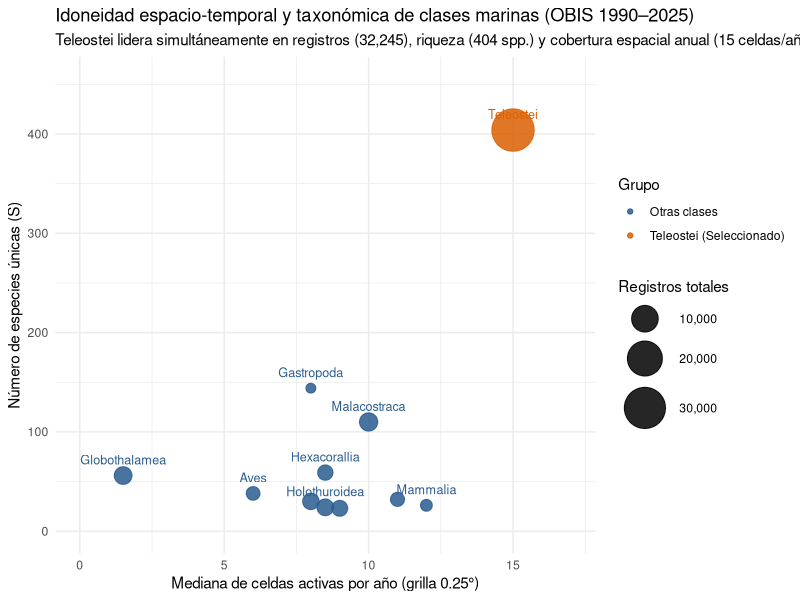
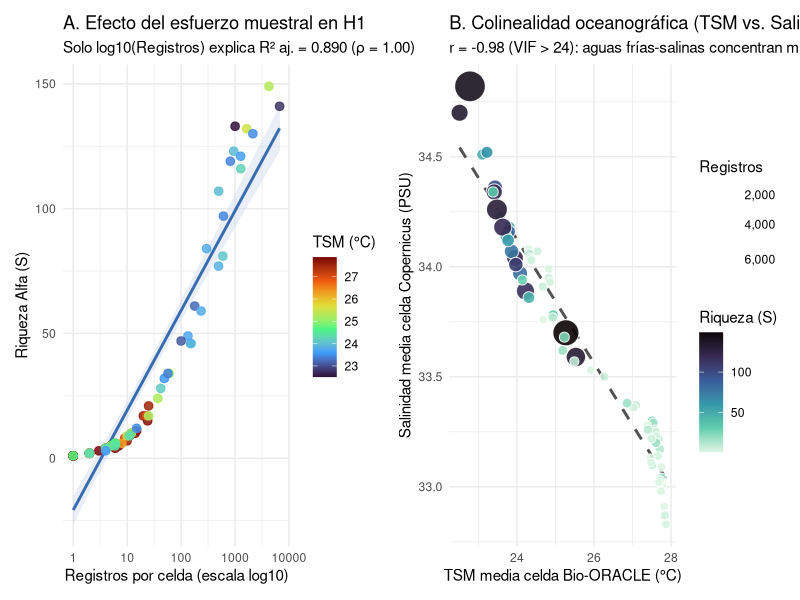
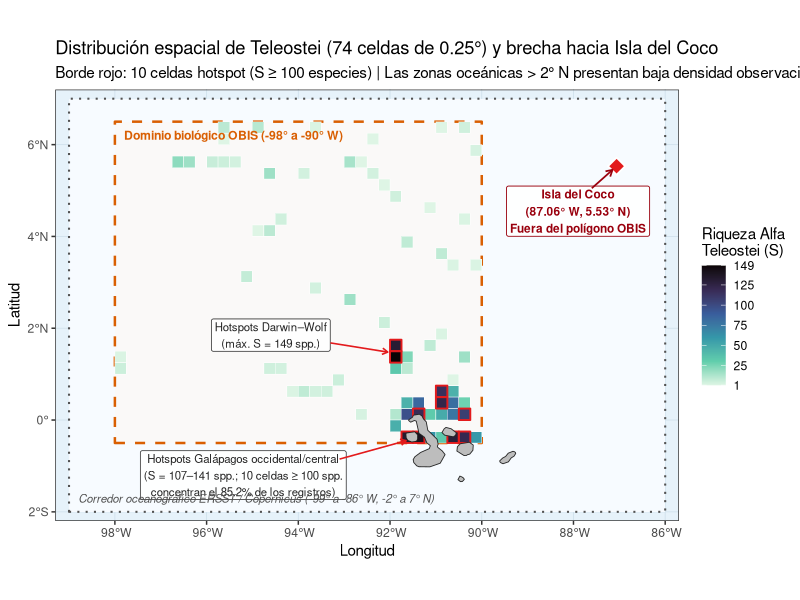
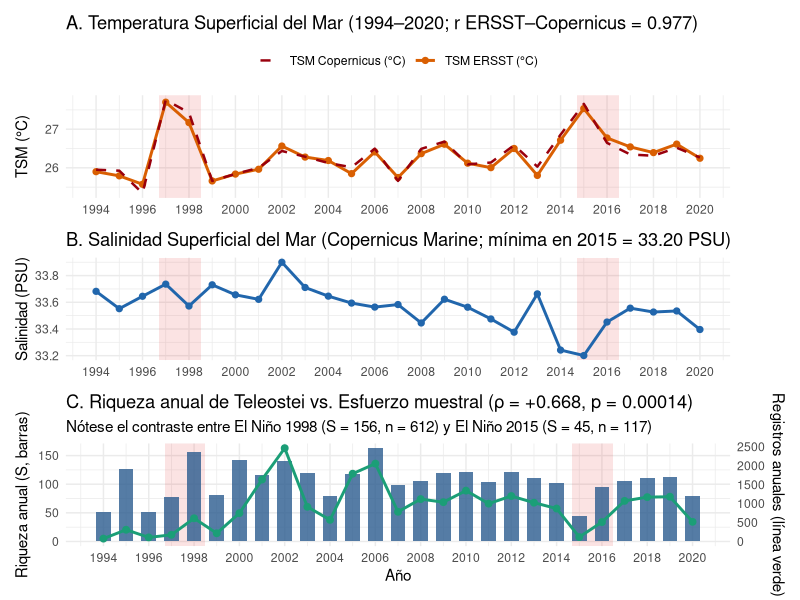
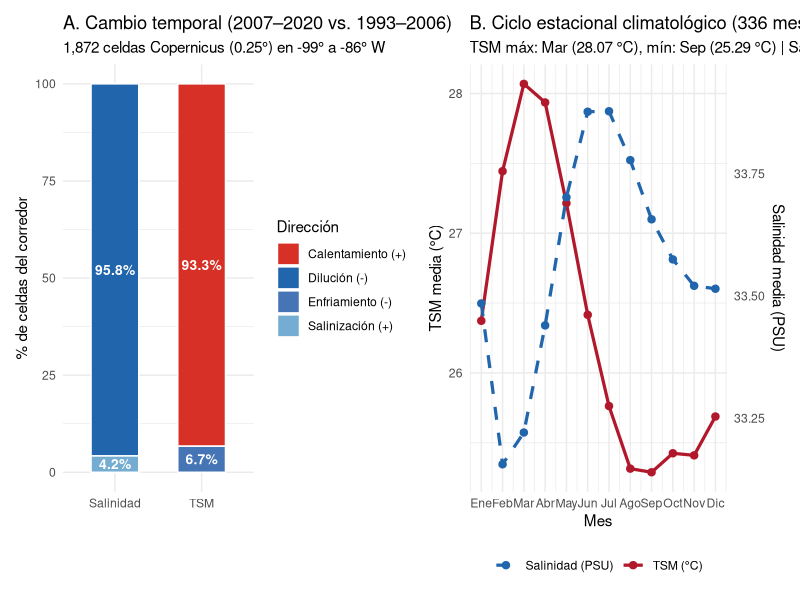

Here is the R script that generated these plots, in order:
## ---- chunk 1
#| label: setup
#| include: false

paquetes <- c("dplyr", "tidyr", "tibble", "ggplot2", "patchwork", "knitr", "kableExtra", "sf", "rnaturalearth", "rnaturalearthdata")
faltantes <- paquetes[!(paquetes %in% installed.packages()[, "Package"])]
if (length(faltantes) > 0) {
  install.packages(faltantes, dependencies = TRUE, repos = "[https://cloud.r-project.org](https://cloud.r-project.org)")
}
invisible(lapply(paquetes, library, character.only = TRUE))

theme_set(theme_minimal(base_size = 11))
## ---- chunk 2
#| label: tabla-fase1-clases

tabla_clases_obis <- tibble::tibble(
  Clase = c(
    "Teleostei", "Malacostraca", "Globothalamea", "Holothuroidea",
    "Asteroidea", "Echinoidea", "Hexacorallia", "Elasmobranchii",
    "Aves", "Mammalia", "Gastropoda"
  ),
  `Registros (1990–2025)` = c(32245, 3853, 3587, 3173, 3063, 2868, 2665, 2321, 2228, 1902, 1779),
  `Especies (S)` = c(404, 110, 56, 24, 30, 23, 59, 32, 38, 26, 144),
  `Años con datos` = c(34, 34, 2, 34, 31, 31, 32, 32, 32, 34, 35),
  `Mediana celdas/año` = c(15.0, 10.0, 1.5, 8.5, 8.0, 9.0, 8.5, 11.0, 6.0, 12.0, 8.0),
  Evaluación = c(
    "Seleccionado (candidato óptimo)",
    "Moderada; revisar sesgo por dataset",
    "Descartado (solo 2 años, alta concentración)",
    "Picos marcados; posible sesgo muestral",
    "Cobertura espacial intermedia",
    "Cobertura espacial intermedia",
    "Cobertura espacial intermedia",
    "Candidato secundario (mejora reciente)",
    "Cobertura espacial baja",
    "Alta cobertura, baja riqueza específica",
    "Alta riqueza, menos registros y celdas"
  )
)

knitr::kable(
  tabla_clases_obis,
  format.args = list(big.mark = ","),
  caption = "Tabla 1. Evaluación comparativa de las principales clases marinas en OBIS (1990–2025, 0.25°)."
) |>
  kableExtra::kable_styling(
    bootstrap_options = c("striped", "hover", "condensed"),
    full_width = FALSE
  ) |>
  kableExtra::row_spec(1, bold = TRUE, background = "#e8f4f8")
## ---- chunk 3
#| label: fig-fase1-seleccion
#| fig-width: 9.5
#| fig-height: 4.8
#| fig-cap: "Figura 1. Criterios de selección taxonómica en Fase 1: riqueza específica vs. mediana anual de celdas ocupadas (0.25°) entre las principales clases de OBIS (1990–2025). El tamaño refleja el número total de registros."

df_plot_f1 <- tabla_clases_obis |>
  dplyr::mutate(Seleccionado = ifelse(Clase == "Teleostei", "Teleostei (Seleccionado)", "Otras clases"))

ggplot(df_plot_f1, aes(x = `Mediana celdas/año`, y = `Especies (S)`, size = `Registros (1990–2025)`, color = Seleccionado)) +
  geom_point(alpha = 0.85) +
  geom_text(
    aes(label = Clase),
    size = 3.2, vjust = -1.1, hjust = 0.5, show.legend = FALSE, check_overlap = TRUE
  ) +
  scale_color_manual(values = c("Teleostei (Seleccionado)" = "#d95f02", "Otras clases" = "#2b5c8f")) +
  scale_size_continuous(range = c(3, 14), labels = function(x) format(x, big.mark = ",")) +
  expand_limits(y = c(0, 455), x = c(0, 17)) +
  labs(
    title = "Idoneidad espacio-temporal y taxonómica de clases marinas (OBIS 1990–2025)",
    subtitle = "Teleostei lidera simultáneamente en registros (32,245), riqueza (404 spp.) y cobertura espacial anual (15 celdas/año)",
    x = "Mediana de celdas activas por año (grilla 0.25°)",
    y = "Número de especies únicas (S)",
    size = "Registros totales",
    color = "Grupo"
  ) +
  theme(legend.position = "right")
## ---- chunk 4
#| label: tabla-resumen-hipotesis

tabla_h1_h3 <- tibble::tibble(
  Hipótesis = c(
    "H1: Diversidad Alfa espacial vs. Ambiente (0.25°)",
    "H2: Diversidad Beta espacial vs. Distancia ambiental",
    "H3: Variación interanual (1994–2020)"
  ),
  `Método aplicado` = c(
    "Regresión lineal múltiple + correlaciones (n = 74 celdas)",
    "Test de Mantel Spearman (499 perm., 2,701 pares)",
    "Correlaciones Pearson / Spearman anuales (n = 27 años)"
  ),
  `Resultados estadísticos clave` = c(
    "R² aj. = 0.910 | TSM: β = -13.09 (p = 0.0038) | Sal.: β = -36.99 (p = 0.0148) | log10(Chl): p = 0.167 | log10(Esf.): β = +35.08 (t = 19.75, p < 0.0001). Colinealidad TSM–Sal.: r = -0.98 (VIF = 24.5 y 29.5).",
    "ρ Mantel = +0.335 (p = 0.002). Mayor diferencia oceanográfica (ΔTSM + ΔSalinidad + Δlog10 Chl-a) se asocia con mayor disimilitud de Jaccard.",
    "TSM ERSST vs. S: ρ = +0.041 (p = 0.841) | TSM Cop. vs. S: ρ = +0.064 (p = 0.752) | Sal. vs. S: ρ = +0.083 (p = 0.681) | Registros vs. S: ρ = +0.668 (p = 0.00014). Única señal bivariada débil: Sal. vs. Simpson (r = +0.398, p = 0.040)."
  ),
  Veredicto = c(
    "Parcialmente apoyada (dominada por esfuerzo y colinealidad TSM–Salinidad)",
    "Apoyada (recambio espacial estructurado por el ambiente)",
    "No apoyada (variación anual controlada por esfuerzo muestral)"
  )
)

knitr::kable(
  tabla_h1_h3,
  caption = "Tabla 2. Síntesis cuantitativa del contraste de hipótesis H1–H3 para Teleostei (OBIS, 1993–2020)."
) |>
  kableExtra::kable_styling(
    bootstrap_options = c("striped", "hover", "condensed"),
    full_width = TRUE
  )
## ---- chunk 5
#| label: datos-h1-y-tabla-sensibilidad

df_celdas_74 <- tibble::tibble(
  lon_025 = c(-95.625, -94.875, -93.625, -90.875, -90.375, -95.625, -92.375, -90.125, -96.625, -96.375, -95.875, -95.625, -95.375, -92.875, -92.625, -94.625, -93.875, -92.375, -92.125, -91.875, -91.125, -94.375, -90.375, -94.875, -94.625, -91.625, -90.875, -90.625, -90.125, -95.125, -93.625, -92.875, -92.125, -90.875, -91.875, -91.125, -97.875, -91.875, -91.625, -90.375, -97.875, -94.625, -94.375, -91.875, -91.625, -93.125, -90.625, -94.125, -93.875, -93.625, -93.375, -90.875, -90.625, -91.625, -91.375, -90.875, -90.625, -90.375, -92.625, -91.875, -91.625, -91.375, -91.125, -90.875, -90.625, -90.375, -91.875, -91.625, -91.375, -91.125, -90.875, -90.625, -90.375, -90.125),
  lat_025 = c(6.375, 6.375, 6.375, 6.375, 6.375, 6.125, 6.125, 5.875, 5.625, 5.625, 5.625, 5.625, 5.625, 5.625, 5.625, 5.375, 5.375, 5.375, 5.125, 4.875, 4.625, 4.375, 4.375, 4.125, 4.125, 3.875, 3.625, 3.375, 3.375, 3.125, 2.875, 2.625, 2.125, 1.875, 1.625, 1.625, 1.375, 1.375, 1.375, 1.375, 1.125, 1.125, 1.125, 1.125, 1.125, 0.875, 0.875, 0.625, 0.625, 0.625, 0.625, 0.625, 0.625, 0.375, 0.375, 0.375, 0.375, 0.375, 0.125, 0.125, 0.125, 0.125, 0.125, 0.125, 0.125, 0.125, -0.125, -0.375, -0.375, -0.375, -0.375, -0.375, -0.375, -0.375),
  n_registros = c(14, 15, 2, 1, 7, 1, 1, 3, 25, 23, 10, 6, 4, 24, 1, 20, 4, 6, 1, 5, 1, 5, 2, 1, 12, 11, 11, 2, 2, 9, 4, 23, 8, 2, 1649, 10, 2, 4251, 37, 25, 6, 5, 4, 60, 12, 6, 1, 2, 11, 4, 6, 1277, 154, 150, 297, 946, 594, 42, 4, 15, 610, 818, 49, 134, 494, 497, 100, 1004, 6715, 179, 57, 2141, 1271, 235),
  riqueza_alpha = c(10, 11, 2, 1, 5, 1, 1, 3, 21, 17, 7, 6, 4, 15, 1, 17, 4, 4, 1, 5, 1, 5, 2, 1, 10, 9, 9, 2, 2, 8, 4, 17, 6, 2, 132, 9, 2, 149, 24, 17, 6, 5, 4, 34, 10, 6, 1, 2, 9, 4, 5, 116, 46, 46, 84, 123, 81, 28, 3, 12, 97, 119, 32, 49, 77, 107, 47, 133, 141, 61, 34, 130, 121, 59),
  shannon_alpha = c(2.243, 2.274, 0.693, 0, 1.55, 0, 0, 1.099, 2.976, 2.755, 1.834, 1.792, 1.386, 2.47, 0, 2.773, 1.386, 1.242, 0, 1.609, 0, 1.609, 0.693, 0, 2.254, 2.146, 2.146, 0.693, 0.693, 2.043, 1.386, 2.755, 1.667, 0.693, 4.11, 2.164, 0.693, 4.027, 2.961, 2.742, 1.792, 1.609, 1.386, 3.249, 2.254, 1.792, 0, 0.693, 2.146, 1.386, 1.561, 3.749, 3.553, 3.505, 4.039, 3.922, 3.757, 3.168, 1.04, 2.426, 3.972, 4.051, 3.237, 3.63, 3.748, 4.06, 3.643, 3.945, 3.884, 3.649, 3.314, 4.075, 4.083, 3.641),
  beta_jaccard = c(0.912, 0.91, 0.946, 0.96, 0.931, 0.971, 0.96, 0.943, 0.892, 0.897, 0.918, 0.922, 0.929, 0.903, 0.96, 0.896, 0.929, 0.935, 0.971, 0.925, 0.96, 0.925, 0.946, 0.971, 0.912, 0.914, 0.914, 0.946, 0.946, 0.916, 0.929, 0.897, 0.922, 0.946, 0.881, 0.914, 0.946, 0.883, 0.89, 0.897, 0.922, 0.925, 0.929, 0.884, 0.912, 0.922, 1, 0.946, 0.914, 0.929, 0.925, 0.878, 0.881, 0.881, 0.876, 0.876, 0.875, 0.888, 0.943, 0.908, 0.874, 0.875, 0.885, 0.88, 0.874, 0.873, 0.88, 0.875, 0.877, 0.877, 0.884, 0.874, 0.874, 0.877),
  tsm_celda = c(27.67, 27.71, 27.75, 27.82, 27.84, 27.62, 27.77, 27.87, 27.51, 27.54, 27.57, 27.6, 27.62, 27.75, 27.77, 27.61, 27.66, 27.76, 27.73, 27.71, 27.68, 27.49, 27.74, 27.38, 27.4, 27.53, 27.51, 27.47, 27.48, 27.09, 27.03, 26.86, 26.27, 25.92, 25.53, 25.49, 24.83, 25.27, 25.23, 25.19, 24.53, 24.82, 24.86, 24.94, 24.93, 24.67, 24.68, 24.3, 24.32, 24.35, 24.37, 24.22, 24.31, 23.8, 23.79, 23.95, 24.08, 24.14, 23.62, 23.51, 23.43, 23.41, 23.57, 23.71, 23.86, 23.97, 23.1, 22.51, 22.78, 23.22, 23.38, 23.48, 23.63, 23.77),
  clorofila_celda = c(0.168, 0.161, 0.155, 0.165, 0.172, 0.169, 0.154, 0.175, 0.166, 0.165, 0.163, 0.162, 0.16, 0.151, 0.151, 0.155, 0.151, 0.148, 0.147, 0.144, 0.146, 0.149, 0.156, 0.151, 0.149, 0.147, 0.151, 0.158, 0.162, 0.16, 0.159, 0.165, 0.181, 0.214, 0.225, 0.237, 0.244, 0.242, 0.246, 0.264, 0.261, 0.253, 0.251, 0.256, 0.259, 0.267, 0.296, 0.285, 0.282, 0.281, 0.281, 0.34, 0.335, 0.391, 0.415, 0.369, 0.345, 0.339, 0.343, 0.464, 0.562, 0.622, 0.483, 0.416, 0.371, 0.354, 0.665, 1.454, 2.939, 1.483, 0.875, 0.67, 0.561, 0.431),
  salinidad_celda = c(33.22, 33.17, 33.09, 32.91, 32.87, 33.25, 33.01, 32.83, 33.3, 33.29, 33.26, 33.25, 33.23, 33.04, 33.02, 33.2, 33.14, 33.01, 33.02, 33.03, 33.02, 33.22, 32.98, 33.28, 33.26, 33.1, 33.1, 33.13, 33.11, 33.37, 33.36, 33.38, 33.5, 33.53, 33.59, 33.57, 33.99, 33.7, 33.68, 33.62, 34.07, 33.95, 33.93, 33.78, 33.77, 33.91, 33.76, 34.08, 34.06, 34.04, 34.03, 33.89, 33.86, 34.18, 34.16, 34.04, 33.97, 33.94, 34.26, 34.33, 34.36, 34.34, 34.23, 34.14, 34.07, 34.01, 34.51, 34.7, 34.82, 34.52, 34.34, 34.26, 34.18, 34.12)
) |>
  dplyr::mutate(
    log10_esfuerzo = log10(n_registros),
    log10_chl = log10(clorofila_celda)
  )

tabla_sens_h1 <- tibble::tibble(
  `Especificación del Modelo (n = 74 celdas)` = c(
    "M0: Solo esfuerzo (log10_esfuerzo)",
    "M1: Completo de Fase 2 (TSM + Salinidad + log10_Chl + log10_esfuerzo)",
    "M2: Sin Salinidad (TSM + log10_Chl + log10_esfuerzo)",
    "M3: Sin TSM (Salinidad + log10_Chl + log10_esfuerzo)"
  ),
  `R² ajustado` = c(0.890, 0.910, 0.903, 0.900),
  `β TSM (p)` = c("—", "-13.09 (0.0038)", "-2.94 (0.0864)", "—"),
  `β Salinidad (p)` = c("—", "-36.99 (0.0148)", "—", "+4.11 (0.4832)"),
  `β log10(Chl-a) (p)` = c("—", "+17.33 (0.1670)", "+3.99 (0.7173)", "+11.45 (0.3262)"),
  Diagnóstico = c(
    "Base: esfuerzo explica 89% de la riqueza",
    "VIF(TSM)=24.5, VIF(Sal)=29.5 (inversión de signo)",
    "Sin colinealidad severa; TSM marginal (p=0.086)",
    "Sin colinealidad severa; Salinidad no significativa"
  )
)

knitr::kable(
  tabla_sens_h1,
  caption = "Tabla 3. Análisis de sensibilidad y diagnóstico de multicolinealidad en la Hipótesis H1."
) |>
  kableExtra::kable_styling(
    bootstrap_options = c("striped", "hover", "condensed"),
    full_width = FALSE
  )
## ---- chunk 6
#| label: fig-h1-diagnostico
#| fig-width: 10.5
#| fig-height: 4.8
#| fig-cap: "Figura 2. Diagnóstico espacial de H1 en las 74 celdas activas (0.25°): (A) acople casi perfecto entre esfuerzo de muestreo y riqueza observada; (B) colinealidad extrema entre TSM y Salinidad (r = -0.98) con concentración de la mayor riqueza en las aguas más frías, salinas y productivas del sur (Galápagos)."

p_h1_a <- ggplot(df_celdas_74, aes(x = n_registros, y = riqueza_alpha)) +
  geom_smooth(method = "lm", color = "#386cb0", fill = "#cbd5e8", alpha = 0.4) +
  geom_point(aes(color = tsm_celda), size = 2.6, alpha = 0.85) +
  scale_x_log10() +
  scale_color_viridis_c(option = "turbo", name = "TSM (°C)") +
  labs(
    title = "A. Efecto del esfuerzo muestral en H1",
    subtitle = "Solo log10(Registros) explica R² aj. = 0.890 (ρ = 1.00)",
    x = "Registros por celda (escala log10)",
    y = "Riqueza Alfa (S)"
  )

p_h1_b <- ggplot(df_celdas_74, aes(x = tsm_celda, y = salinidad_celda)) +
  geom_smooth(method = "lm", color = "#525252", linetype = "dashed", se = FALSE) +
  geom_point(aes(size = n_registros, fill = riqueza_alpha), shape = 21, color = "white", alpha = 0.9) +
  scale_fill_viridis_c(option = "mako", direction = -1, name = "Riqueza (S)") +
  scale_size_continuous(range = c(2.5, 10), name = "Registros", labels = function(x) format(x, big.mark = ",")) +
  labs(
    title = "B. Colinealidad oceanográfica (TSM vs. Salinidad)",
    subtitle = "r = -0.98 (VIF > 24): aguas frías-salinas concentran mayor riqueza",
    x = "TSM media celda Bio-ORACLE (°C)",
    y = "Salinidad media celda Copernicus (PSU)"
  )

p_h1_a + p_h1_b
## ---- chunk 7
#| label: fig-mapa-hotspots-coco
#| fig-width: 10.5
#| fig-height: 6.8
#| fig-cap: "Figura 2B. Mapa espacial de las 74 celdas activas de Teleostei (0.25° × 0.25°, OBIS 1993–2020). Se resaltan en borde rojo los 10 hotspots de riqueza (S ≥ 100 spp.), el límite del polígono biológico OBIS (línea naranja discontinua) y la ubicación de la Isla del Coco dentro del corredor oceanográfico completo (línea gris punteada)."

# 1. Función auxiliar para crear polígonos rectangulares sf (WGS84)
crear_rectangulo_sf <- function(xmin, xmax, ymin, ymax) {
  sf::st_polygon(list(matrix(
    c(xmin, ymin, xmax, ymin, xmax, ymax, xmin, ymax, xmin, ymin),
    ncol = 2, byrow = TRUE
  )))
}

# 2. Convertir las 74 celdas (0.25° x 0.25°) a objeto sf
geoms_celdas <- lapply(seq_len(nrow(df_celdas_74)), function(i) {
  crear_rectangulo_sf(
    df_celdas_74$lon_025[i] - 0.125, df_celdas_74$lon_025[i] + 0.125,
    df_celdas_74$lat_025[i] - 0.125, df_celdas_74$lat_025[i] + 0.125
  )
})

sf_celdas_74 <- sf::st_sf(
  df_celdas_74,
  geometry = sf::st_sfc(geoms_celdas, crs = 4326)
)

sf_hotspots <- sf_celdas_74 |>
  dplyr::filter(riqueza_alpha >= 100)

# 3. Polígonos de referencia: dominio OBIS vs. corredor oceanográfico completo
sf_poligono_obis <- sf::st_sf(
  dominio = "Polígono biológico OBIS (-98° a -90° W, -0.5° a 6.5° N)",
  geometry = sf::st_sfc(crear_rectangulo_sf(-98, -90, -0.5, 6.5), crs = 4326)
)

sf_corredor <- sf::st_sf(
  dominio = "Corredor oceanográfico (-99° a -86° W, -2° a 7° N)",
  geometry = sf::st_sfc(crear_rectangulo_sf(-99, -86, -2, 7), crs = 4326)
)

# 4. Puntos de referencia geográficos y línea de costa
sf_coco <- sf::st_sf(
  nombre = "Isla del Coco",
  geometry = sf::st_sfc(sf::st_point(c(-87.06, 5.53)), crs = 4326)
)

tierra <- rnaturalearth::ne_countries(scale = "medium", returnclass = "sf")

# 5. Mapa estático integrado (ggplot2 + sf)
ggplot() +
  # Fondo del corredor oceanográfico completo
  geom_sf(
    data = sf_corredor,
    fill = "#f7fbff", color = "#525252", linetype = "dotted", linewidth = 0.7
  ) +
  # Área de descarga biológica OBIS
  geom_sf(
    data = sf_poligono_obis,
    fill = "#fff7ec", alpha = 0.35, color = "#d95f02", linetype = "dashed", linewidth = 0.85
  ) +
  # Grilla de 74 celdas activas coloreadas por riqueza alfa (S)
  geom_sf(
    data = sf_celdas_74,
    aes(fill = riqueza_alpha),
    color = "white", linewidth = 0.15
  ) +
  # Resalte de los 10 hotspots (S >= 100 spp.)
  geom_sf(
    data = sf_hotspots,
    fill = NA, color = "#e31a1c", linewidth = 0.65
  ) +
  # Líneas de costa (Archipiélago de Galápagos)
  geom_sf(
    data = tierra,
    fill = "#bdbdbd", color = "#252525", linewidth = 0.3
  ) +
  # Marcador de la Isla del Coco
  geom_sf(
    data = sf_coco,
    shape = 23, size = 4, fill = "#e31a1c", color = "white", stroke = 0.9
  ) +
  # Anotaciones cartográficas claras
  annotate(
    "label", x = -87.9, y = 4.55,
    label = "Isla del Coco\n(87.06° W, 5.53° N)\nFuera del polígono OBIS",
    size = 3.0, fontface = "bold", color = "#99000d",
    fill = "white", alpha = 0.9, label.size = 0.3
  ) +
  annotate(
    "segment", x = -87.6, y = 5.05, xend = -87.15, yend = 5.45,
    color = "#99000d", linewidth = 0.6,
    arrow = arrow(length = unit(0.18, "cm"))
  ) +
  annotate(
    "label", x = -94.6, y = 1.85,
    label = "Hotspots Darwin–Wolf\n(máx. S = 149 spp.)",
    size = 2.9, color = "#252525", fill = "white", alpha = 0.88, label.size = 0.25
  ) +
  annotate(
    "segment", x = -93.3, y = 1.68, xend = -92.05, yend = 1.48,
    color = "#e31a1c", linewidth = 0.55,
    arrow = arrow(length = unit(0.16, "cm"))
  ) +
  annotate(
    "label", x = -95.2, y = -1.2,
    label = "Hotspots Galápagos occidental/central\n(S = 107–141 spp.; 10 celdas ≥ 100 spp.\nconcentran el 85.2% de los registros)",
    size = 2.9, color = "#252525", fill = "white", alpha = 0.88, label.size = 0.25
  ) +
  annotate(
    "segment", x = -93.1, y = -0.85, xend = -91.65, yend = -0.45,
    color = "#e31a1c", linewidth = 0.55,
    arrow = arrow(length = unit(0.16, "cm"))
  ) +
  annotate(
    "text", x = -97.8, y = 6.3, hjust = 0, vjust = 1,
    label = "Dominio biológico OBIS (-98° a -90° W)",
    color = "#d95f02", fontface = "bold", size = 3.1
  ) +
  annotate(
    "text", x = -98.8, y = -1.8, hjust = 0, vjust = 0,
    label = "Corredor oceanográfico ERSST / Copernicus (-99° a -86° W, -2° a 7° N)",
    color = "#525252", fontface = "italic", size = 2.9
  ) +
  scale_fill_viridis_c(
    option = "mako", direction = -1,
    name = "Riqueza Alfa\nTeleostei (S)",
    breaks = c(1, 25, 50, 75, 100, 125, 149)
  ) +
  coord_sf(xlim = c(-99.3, -85.7), ylim = c(-2.2, 7.2), expand = FALSE) +
  labs(
    title = "Distribución espacial de Teleostei (74 celdas de 0.25°) y brecha hacia Isla del Coco",
    subtitle = "Borde rojo: 10 celdas hotspot (S ≥ 100 especies) | Las zonas oceánicas > 2° N presentan baja densidad observacional",
    x = "Longitud",
    y = "Latitud"
  ) +
  theme_bw(base_size = 11) +
  theme(
    panel.background = element_rect(fill = "#e6f2fa"),
    panel.grid.major = element_line(color = "#d0e1ec", linewidth = 0.3),
    legend.position = "right"
  )
## ---- chunk 8
#| label: fig-h3-interanual
#| fig-width: 10.5
#| fig-height: 7.2
#| fig-cap: "Figura 3. Dinámica interanual integrada (1994–2020): (A) TSM anual ERSST y Copernicus con eventos El Niño (franjas rojas); (B) Salinidad Superficial Copernicus; (C) Riqueza Alfa anual (barras) acoplada a la variación del esfuerzo muestral (línea)."

df_anual_27 <- tibble::tibble(
  year = 1994:2020,
  tsm_ersst = c(25.900, 25.792, 25.574, 27.700, 27.171, 25.660, 25.838, 25.963, 26.564, 26.278, 26.189, 25.849, 26.412, 25.748, 26.367, 26.611, 26.120, 26.004, 26.501, 25.803, 26.715, 27.535, 26.774, 26.542, 26.394, 26.614, 26.248),
  tsm_cop = c(25.951, 25.926, 25.342, 27.758, 27.427, 25.662, 25.843, 25.999, 26.436, 26.288, 26.125, 26.014, 26.497, 25.661, 26.491, 26.679, 26.090, 26.137, 26.586, 26.030, 26.859, 27.656, 26.646, 26.346, 26.312, 26.521, 26.266),
  salinidad = c(33.682, 33.552, 33.645, 33.736, 33.572, 33.731, 33.656, 33.622, 33.900, 33.711, 33.646, 33.594, 33.564, 33.583, 33.445, 33.623, 33.563, 33.475, 33.376, 33.663, 33.242, 33.201, 33.452, 33.556, 33.527, 33.535, 33.396),
  n_registros = c(75, 309, 107, 175, 612, 216, 747, 1635, 2463, 914, 570, 1789, 2055, 783, 1119, 1037, 1342, 999, 1199, 1024, 869, 117, 511, 1071, 1170, 1181, 518),
  riqueza_s = c(52, 126, 52, 77, 156, 82, 142, 116, 140, 120, 80, 117, 163, 98, 105, 120, 122, 104, 122, 111, 103, 45, 96, 105, 110, 112, 79),
  shannon_h = c(3.853, 4.477, 3.744, 4.142, 4.566, 4.081, 4.452, 4.086, 4.277, 4.194, 3.973, 4.120, 4.361, 4.066, 4.134, 4.211, 4.216, 4.096, 4.240, 4.211, 4.173, 3.411, 4.068, 4.120, 3.805, 4.040, 3.867),
  beta_jacc = c(0.855, 0.648, 0.855, 0.785, 0.564, 0.771, 0.603, 0.676, 0.609, 0.665, 0.777, 0.673, 0.545, 0.726, 0.707, 0.665, 0.659, 0.709, 0.659, 0.690, 0.712, 0.874, 0.732, 0.707, 0.693, 0.687, 0.779)
)

p_h3_1 <- ggplot(df_anual_27, aes(x = year)) +
  annotate("rect", xmin = 1996.7, xmax = 1998.5, ymin = -Inf, ymax = Inf, fill = "#e31a1c", alpha = 0.12) +
  annotate("rect", xmin = 2014.7, xmax = 2016.5, ymin = -Inf, ymax = Inf, fill = "#e31a1c", alpha = 0.12) +
  geom_line(aes(y = tsm_ersst, color = "TSM ERSST (°C)"), linewidth = 1) +
  geom_point(aes(y = tsm_ersst, color = "TSM ERSST (°C)"), size = 1.8) +
  geom_line(aes(y = tsm_cop, color = "TSM Copernicus (°C)"), linewidth = 0.85, linetype = "dashed") +
  scale_color_manual(values = c("TSM ERSST (°C)" = "#d95f02", "TSM Copernicus (°C)" = "#99000d"), name = NULL) +
  scale_x_continuous(breaks = seq(1994, 2020, by = 2)) +
  labs(title = "A. Temperatura Superficial del Mar (1994–2020; r ERSST–Copernicus = 0.977)", x = NULL, y = "TSM (°C)") +
  theme(legend.position = "top")

p_h3_2 <- ggplot(df_anual_27, aes(x = year, y = salinidad)) +
  annotate("rect", xmin = 1996.7, xmax = 1998.5, ymin = -Inf, ymax = Inf, fill = "#e31a1c", alpha = 0.12) +
  annotate("rect", xmin = 2014.7, xmax = 2016.5, ymin = -Inf, ymax = Inf, fill = "#e31a1c", alpha = 0.12) +
  geom_line(color = "#2166ac", linewidth = 1) +
  geom_point(color = "#2166ac", size = 1.8) +
  scale_x_continuous(breaks = seq(1994, 2020, by = 2)) +
  labs(title = "B. Salinidad Superficial del Mar (Copernicus Marine; mínima en 2015 = 33.20 PSU)", x = NULL, y = "Salinidad (PSU)")

escala_reg <- max(df_anual_27$n_registros) / max(df_anual_27$riqueza_s)

p_h3_3 <- ggplot(df_anual_27, aes(x = year)) +
  annotate("rect", xmin = 1996.7, xmax = 1998.5, ymin = -Inf, ymax = Inf, fill = "#e31a1c", alpha = 0.12) +
  annotate("rect", xmin = 2014.7, xmax = 2016.5, ymin = -Inf, ymax = Inf, fill = "#e31a1c", alpha = 0.12) +
  geom_col(aes(y = riqueza_s), fill = "#2b5c8f", alpha = 0.8, width = 0.65) +
  geom_line(aes(y = n_registros / escala_reg), color = "#1b9e77", linewidth = 1) +
  geom_point(aes(y = n_registros / escala_reg), color = "#1b9e77", size = 2) +
  scale_y_continuous(
    name = "Riqueza anual (S, barras)",
    sec.axis = sec_axis(~ . * escala_reg, name = "Registros anuales (línea verde)")
  ) +
  scale_x_continuous(breaks = seq(1994, 2020, by = 2)) +
  labs(
    title = "C. Riqueza anual de Teleostei vs. Esfuerzo muestral (ρ = +0.668, p = 0.00014)",
    subtitle = "Nótese el contraste entre El Niño 1998 (S = 156, n = 612) y El Niño 2015 (S = 45, n = 117)",
    x = "Año"
  )

p_h3_1 / p_h3_2 / p_h3_3
## ---- chunk 9
#| label: tabla-anomalias-corredor

tabla_anomalias <- tibble::tibble(
  `Variable y Enfoque` = c(
    "TSM — Anomalía espacial (Norte cálido > +1.0 °C)",
    "TSM — Anomalía espacial (Sur frío < -1.0 °C)",
    "Salinidad — Anomalía espacial (Sur salino > +0.5 PSU)",
    "Salinidad — Anomalía espacial (Norte diluido < -0.5 PSU)",
    "TSM — Cambio temporal (Calentamiento: 2007–2020 vs. 1993–2006)",
    "TSM — Cambio temporal (Enfriamiento: 2007–2020 vs. 1993–2006)",
    "Salinidad — Cambio temporal (Dilución: 2007–2020 vs. 1993–2006)",
    "Salinidad — Cambio temporal (Salinización: 2007–2020 vs. 1993–2006)"
  ),
  `Celdas (n)` = c(789, 554, 515, 490, 1746, 126, 1793, 79),
  `% Corredor` = c(42.1, 29.6, 27.5, 26.2, 93.3, 6.7, 95.8, 4.2),
  `Media del Grupo` = c(
    "+1.378 °C", "-2.123 °C", "+0.918 PSU", "-0.755 PSU",
    "+0.191 °C", "-0.057 °C", "-0.196 PSU", "+0.030 PSU"
  ),
  `Latitud Media` = c("5.09° N", "-0.66° S", "-0.73° S", "4.70° N", "2.78° N", "-1.38° S", "2.34° N", "6.07° N")
)

knitr::kable(
  tabla_anomalias,
  format.args = list(big.mark = ","),
  caption = "Tabla 4. Zonificación espacial y cambio temporal (2007–2020 vs. 1993–2006) en el corredor Galápagos–Coco (Copernicus 0.25°, 1,872 celdas)."
) |>
  kableExtra::kable_styling(
    bootstrap_options = c("striped", "hover", "condensed"),
    full_width = FALSE
  )
## ---- chunk 10
#| label: fig-oceanografia-corredor
#| fig-width: 10.5
#| fig-height: 4.8
#| fig-cap: "Figura 4. Dinámica oceanográfica del corredor marino (Copernicus 1993–2020): (A) proporción de las 1,872 celdas con calentamiento y dilución entre 2007–2020 y 1993–2006; (B) ciclo estacional climatológico acoplado de TSM y Salinidad (336 meses)."

df_cambio <- tibble::tibble(
  Variable = c("TSM", "TSM", "Salinidad", "Salinidad"),
  Tendencia = c("Calentamiento (+)", "Enfriamiento (-)", "Dilución (-)", "Salinización (+)"),
  Porcentaje = c(93.3, 6.7, 95.8, 4.2)
)

p_oc_a <- ggplot(df_cambio, aes(x = Variable, y = Porcentaje, fill = Tendencia)) +
  geom_col(width = 0.55, color = "white") +
  geom_text(aes(label = paste0(Porcentaje, "%")), position = position_stack(vjust = 0.5), color = "white", fontface = "bold", size = 3.5) +
  scale_fill_manual(values = c(
    "Calentamiento (+)" = "#d73027",
    "Enfriamiento (-)" = "#4575b4",
    "Dilución (-)" = "#2166ac",
    "Salinización (+)" = "#74add1"
  )) +
  labs(
    title = "A. Cambio temporal (2007–2020 vs. 1993–2006)",
    subtitle = "1,872 celdas Copernicus (0.25°) en -99° a -86° W",
    x = NULL, y = "% de celdas del corredor", fill = "Dirección"
  )

df_estacional <- tibble::tibble(
  mes_num = 1:12,
  mes = factor(c("Ene", "Feb", "Mar", "Abr", "May", "Jun", "Jul", "Ago", "Sep", "Oct", "Nov", "Dic"),
               levels = c("Ene", "Feb", "Mar", "Abr", "May", "Jun", "Jul", "Ago", "Sep", "Oct", "Nov", "Dic")),
  tsm = c(26.373, 27.444, 28.069, 27.936, 27.215, 26.416, 25.763, 25.315, 25.289, 25.425, 25.410, 25.688),
  sal = c(33.485, 33.156, 33.221, 33.440, 33.702, 33.877, 33.878, 33.778, 33.657, 33.575, 33.521, 33.515)
)

# Reescalar salinidad para graficar junto a TSM
sal_a_tsm <- function(s) (s - 33.0) * 3.5 + 24.8
tsm_a_sal <- function(t) (t - 24.8) / 3.5 + 33.0

p_oc_b <- ggplot(df_estacional, aes(x = mes_num)) +
  geom_line(aes(y = tsm, color = "TSM (°C)"), linewidth = 1.1) +
  geom_point(aes(y = tsm, color = "TSM (°C)"), size = 2.2) +
  geom_line(aes(y = sal_a_tsm(sal), color = "Salinidad (PSU)"), linewidth = 1.1, linetype = "dashed") +
  geom_point(aes(y = sal_a_tsm(sal), color = "Salinidad (PSU)"), size = 2.2) +
  scale_x_continuous(breaks = 1:12, labels = levels(df_estacional$mes)) +
  scale_y_continuous(
    name = "TSM media (°C)",
    sec.axis = sec_axis(~ tsm_a_sal(.), name = "Salinidad media (PSU)")
  ) +
  scale_color_manual(values = c("TSM (°C)" = "#b2182b", "Salinidad (PSU)" = "#2166ac"), name = NULL) +
  labs(
    title = "B. Ciclo estacional climatológico (336 meses)",
    subtitle = "TSM máx: Mar (28.07 °C), mín: Sep (25.29 °C) | Sal máx: Jul (33.88 PSU)",
    x = "Mes"
  ) +
  theme(legend.position = "bottom")

p_oc_a + p_oc_b + patchwork::plot_layout(widths = c(1, 1.35))
